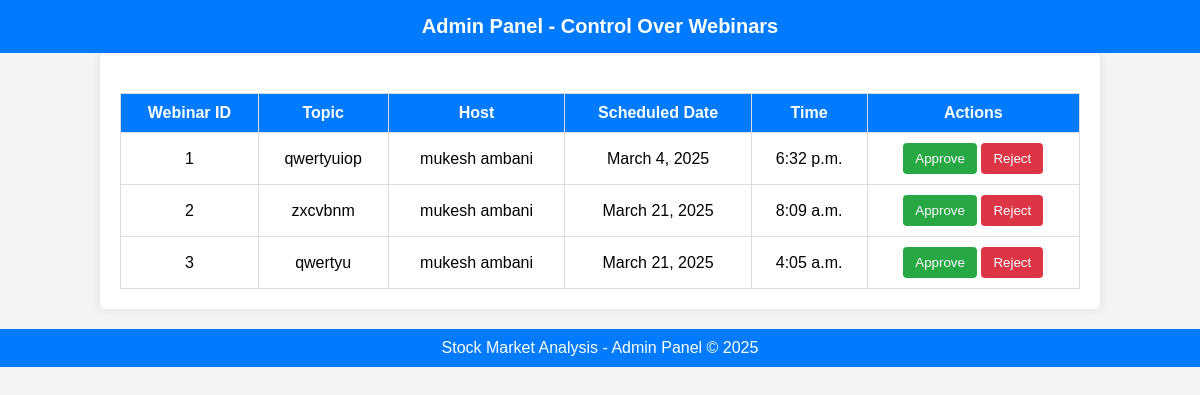
The page /contorl_over_web on the database its author committed.
### stockmarketanalysis/models.py (models this page shows)
class Webinar(models.Model):
    guider=models.ForeignKey(Guider,on_delete=models.CASCADE)
    title=models.CharField(max_length=20)
    date=models.DateField(null=True,blank=True)
    time=models.TimeField(null=True,blank=True)
    link=models.CharField(max_length=60,default="")
    duration=models.IntegerField()
    number_of_attendee=models.IntegerField(default=0)
    isApproved=models.BooleanField(default=False)

class Guider(models.Model):
    user=models.ForeignKey(CustomUser,unique=True,on_delete=models.CASCADE)
    name=models.CharField(max_length=30)
    email=models.EmailField()
    experties=models.CharField(max_length=50,null=True,blank=True)
    isSelected=models.BooleanField(default=False)

### stockmarketanalysis/views.py (the view, shortened to what this page needs)
# urls.py: path('contorl_over_web', views.control_over_webinars, name='control_over_webinars'),
def control_over_webinars(request):
    if request.method=="GET":
        webinar=Webinar.objects.filter(isApproved=False)
        webinar_data=[]
        for w in webinar:
            webinar_data.append({
                "id":w.id,
                "Topic":w.title,
                "Host":w.guider.name,
                "Date":w.date,
                "time":w.time
            })
        return render(request, 'control_over_web.html',{"webinar_data":webinar_data})  # Fix typo in URL name

### templates/control_over_web.html (shortened to what this page needs)
<!DOCTYPE html>
<html lang="en">
<head>
</head>
<body>
    <div class="header">Admin Panel - Control Over Webinars</div>
    <div class="container">
        <table>
            <tr>
                <th>Webinar ID</th>
                <th>Topic</th>
                <th>Host</th>
                <th>Scheduled Date</th>
                <th>Time</th>
                <th>Actions</th>
            </tr>
            {% for wd in webinar_data %}
            <tr>
                <td>{{wd.id}}</td>
                <td>{{wd.Topic}}</td>
                <td>{{wd.Host}}</td>
                <td>{{wd.Date}}</td>
                <td>{{wd.time}}</td>
                <td>
                    <form action="" method="post" style="display: inline;">
                        <button class="btn approve" type="submit">Approve</button>
                    </form>
                    <form action="" method="post" style="display: inline;">
                        <button class="btn reject" type="submit">Reject</button>
                    </form>
                </td>
            </tr>
           {% endfor %}
        </table>
    </div>
    <div class="footer">Stock Market Analysis - Admin Panel © 2025</div>
</body>
</html>

### templates/control_over_web.html (style rules this page uses)
body { font-family: Arial, sans-serif; margin: 0; padding: 0; background-color: #f4f4f4; text-align: center; }
.container { width: 80%; margin: auto; background: white; padding: 20px; border-radius: 5px; box-shadow: 0 0 10px rgba(0, 0, 0, 0.1); }
.header { background: #007bff; color: white; padding: 15px; font-size: 20px; font-weight: bold; }
table { width: 100%; border-collapse: collapse; margin-top: 20px; }
table, th, td { border: 1px solid #ddd; }
th, td { padding: 10px; text-align: center; }
th { background: #007bff; color: white; }
.btn { padding: 8px 12px; border: none; cursor: pointer; border-radius: 4px; color: white; }
.approve { background: #28a745; }
.reject { background: #dc3545; }
.footer { background: #007bff; color: white; padding: 10px; margin-top: 20px; }

### rows shown on the page
Webinar: Topic "qwertyuiop", Date "March 4, 2025", time "6:32 p.m."
Guider: Host "mukesh ambani" "mukesh ambani" "mukesh ambani"
Webinar: Topic "zxcvbnm", Date "March 21, 2025", time "8:09 a.m."
Webinar: Topic "qwertyu", Date "March 21, 2025", time "4:05 a.m."

### other values the page prints
{{ wd.id }} "1" "2" "3"
